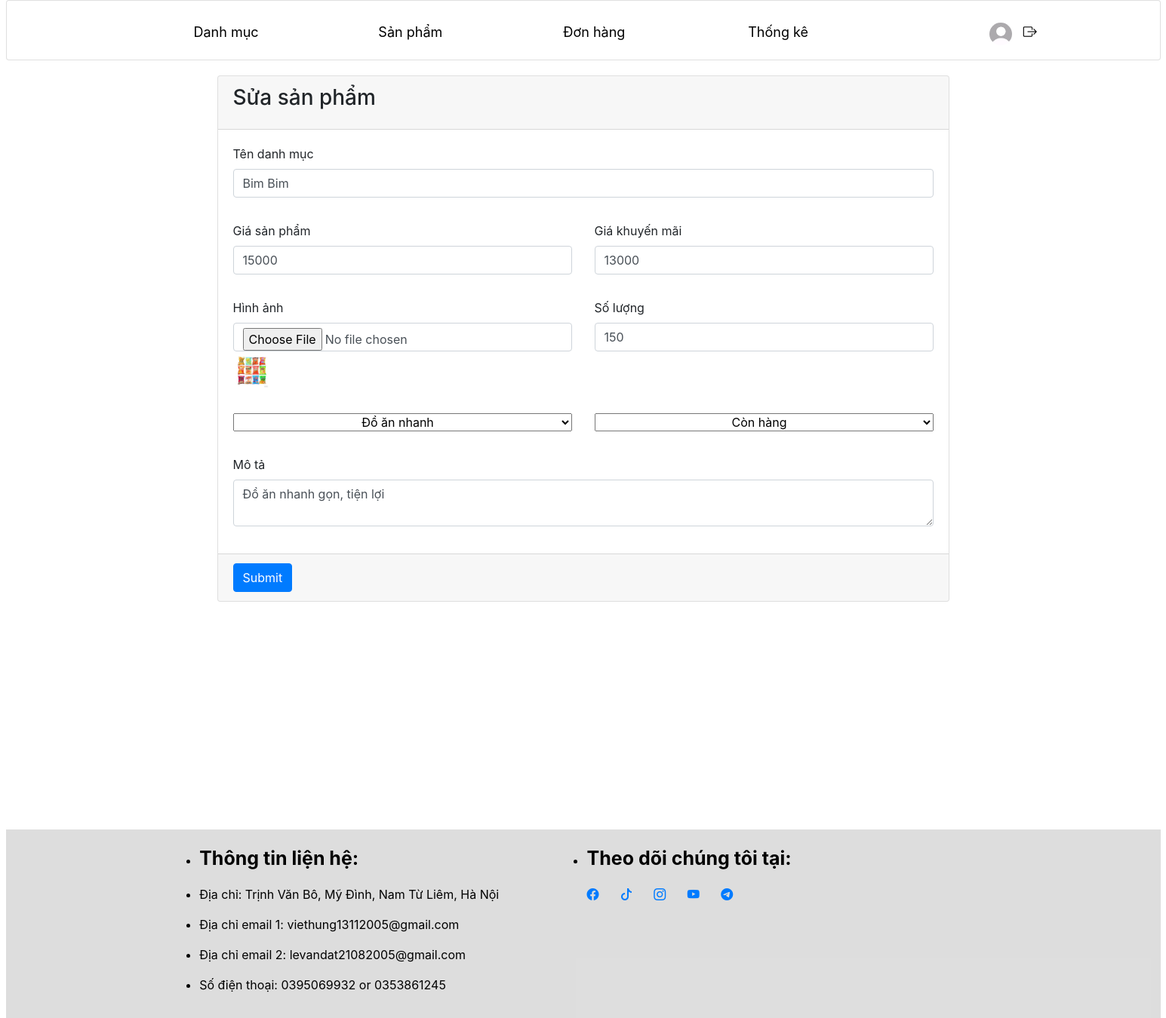
The app's page /admin/?act=form-sua-san-pham&id=14 (signed in) with its own data.
### tables this page shows
CREATE TABLE `san_phams` (
  `id` int NOT NULL,
  `ten_san_pham` varchar(255) NOT NULL,
  `gia_san_pham` decimal(10,0) NOT NULL,
  `gia_khuyen_mai` decimal(10,0) NOT NULL,
  `hinh_anh` text,
  `so_luong` int NOT NULL,
  `luot_xem` int DEFAULT '0',
  `ngay_nhap` date NOT NULL,
  `mo_ta` text,
  `danh_muc_id` int NOT NULL,
  `trang_thai` varchar(50) NOT NULL
);

CREATE TABLE `danh_mucs` (
  `id` int NOT NULL,
  `ten_danh_muc` varchar(100) NOT NULL,
  `mo_ta` text NOT NULL
);

### commons/function.php (called while the page is built, shortened)
<?php
function connectDB() {
    $host = DB_HOST;
    $port = DB_PORT;
    $dbname = DB_NAME;
    try {
        $conn = new PDO("mysql:host=$host;port=$port;dbname=$dbname", DB_USERNAME, DB_PASSWORD);
        $conn->setAttribute(PDO::ATTR_ERRMODE, PDO::ERRMODE_EXCEPTION);
        $conn->setAttribute(PDO::ATTR_DEFAULT_FETCH_MODE, PDO::FETCH_ASSOC);
        return $conn;
    } catch (PDOException $e) {
        echo ("Connection failed: " . $e->getMessage());
    }
}

### admin/models/modelSanPham.php (called while the page is built, shortened)
<?php
class modelSanPham
{
    public $conn;
    public function __construct()
    {
        $this->conn = connectDB();
    }
    public function getDetailSanPham($id)
    {
        try {
            $sql = "SELECT * FROM san_phams WHERE id = :id";
            $stmt = $this->conn->prepare($sql);
            $stmt->execute([
                ':id' => $id
            ]);
            return $stmt->fetch();
        } catch (Exception $e) {
            echo "ERROR" . $e->getMessage();
        }
    }
}

### admin/models/modelDanhMuc.php (called while the page is built, shortened)
<?php
class modelDanhMuc
{
    public $conn;
    public function __construct()
    {
        $this->conn = connectDB();
    }
    public function getAllDanhMuc()
    {
        try {
            $sql = "SELECT * FROM danh_mucs";
            $stmt = $this->conn->prepare($sql);
            $stmt->execute();
            return $stmt->fetchAll();
        } catch (Exception $e) {
            echo "ERROR" . $e->getMessage();
        }
    }
}

### admin/views/sanPham/formSuaSanPham.php (the view, shortened to what this page needs)
<?php
require './views/layout/header.php';
require './views/layout/navbar.php';
?>
<section class="content" style="height: 1000px;">
    <div class="pl-400 container-fluid" style=" height: 400px; width: 1000px; margin:20px auto;">
        <div class="row">
            <div class="col-12">
                <div class="card card-primary ">
                    <div class="card-header">
                        <h3 class="card-title" T> Sửa sản phẩm</h3>
                    </div>
                    <form action="<?= BASE_URL_ADMIN . '?act=post-sua-san-pham' ?>" method="POST" enctype="multipart/form-data" >
                        <div class="card-body row">
                            <div class="form-group col-md-12">
                                <label>Tên danh mục</label>
                                <input type="text" class="form-control" name="ten_san_pham" placeholder="Nhập tên sản phẩm" value="<?= $detailSanPham['ten_san_pham'] ?>">
                            </div>
                            <div class="form-group col-md-6">
                                <label>Giá sản phẩm</label>
                                <input type="text" class="form-control" name="gia_san_pham" placeholder="Nhập giá sản phẩm" value="<?= $detailSanPham['gia_san_pham'] ?>">
                            </div>
                            <div class="form-group col-md-6">
                                <label>Giá khuyến mãi</label>
                                <input type="text" class="form-control" name="gia_khuyen_mai" placeholder="Nhập giá khuyến mãi" value="<?= $detailSanPham['gia_khuyen_mai'] ?>">
                            </div>
                            <div class="form-group col-md-6">
                                <label>Hình ảnh</label>
                                <input type="file" class="form-control" name="hinh_anh" placeholder="Chọn hình ảnh" >
                                <img style="width:50px; height:50px;" src="<?='.' . $detailSanPham['hinh_anh'] ?>" alt="">
                            </div>
                            <div class="form-group col-md-6">
                                <label>Số lượng</label>
                                <input type="text" class="form-control" name="so_luong" placeholder="Nhập số lượng" value="<?= $detailSanPham['so_luong'] ?>">
                            </div>
                            <div class="form-group col-md-6">
                                <select name="danh_muc_id" class="form-select col-md-12 text-center" >
                                    <?php foreach ($listDanhMuc as $key => $danhMuc) : ?>
                                        <option value="<?= $danhMuc['id'] ?>" <?= $detailSanPham['danh_muc_id'] == $danhMuc['id'] ? 'selected' : '' ?>><?= $danhMuc['ten_danh_muc'] ?></option>
                                    <?php endforeach ?>
                                </select>
                            </div>
                            <div class="form-group col-md-6">
                                <select name="trang_thai" class="form-select col-md-12 text-center">
                                    <option value="1" selected>Còn hàng</option>
                                </select>
                            </div>
                            <div class="form-group col-md-12">
                                <label>Mô tả</label>
                                <textarea class="form-control" name="mo_ta" placeholder="Nhập tên mô tả"><?= $detailSanPham['mo_ta'] ?></textarea>
                            </div>
                        </div>
                        <div class="card-footer">
                            <button type="submit" class="btn btn-primary" fdprocessedid="x1fkij">Submit</button>
                        </div>
                    </form>
                </div>
            </div>
        </div>
    </div>
</section>
<?php require './views/layout/footer.php'; ?>

### admin/assets/css/styleMain.css (style rules this page uses)
* { padding: 0; margin: 0; text-decoration: none; }
body { width: auto; }
.content { width: 1530px; }

### records on screen
san_phams: ten_san_pham "Bim Bim", gia_san_pham "15000", gia_khuyen_mai "13000", hinh_anh (picture), so_luong "150", danh_muc_id "Đồ ăn nhanh", mo_ta "Đồ ăn nhanh gọn, tiện lợi"
